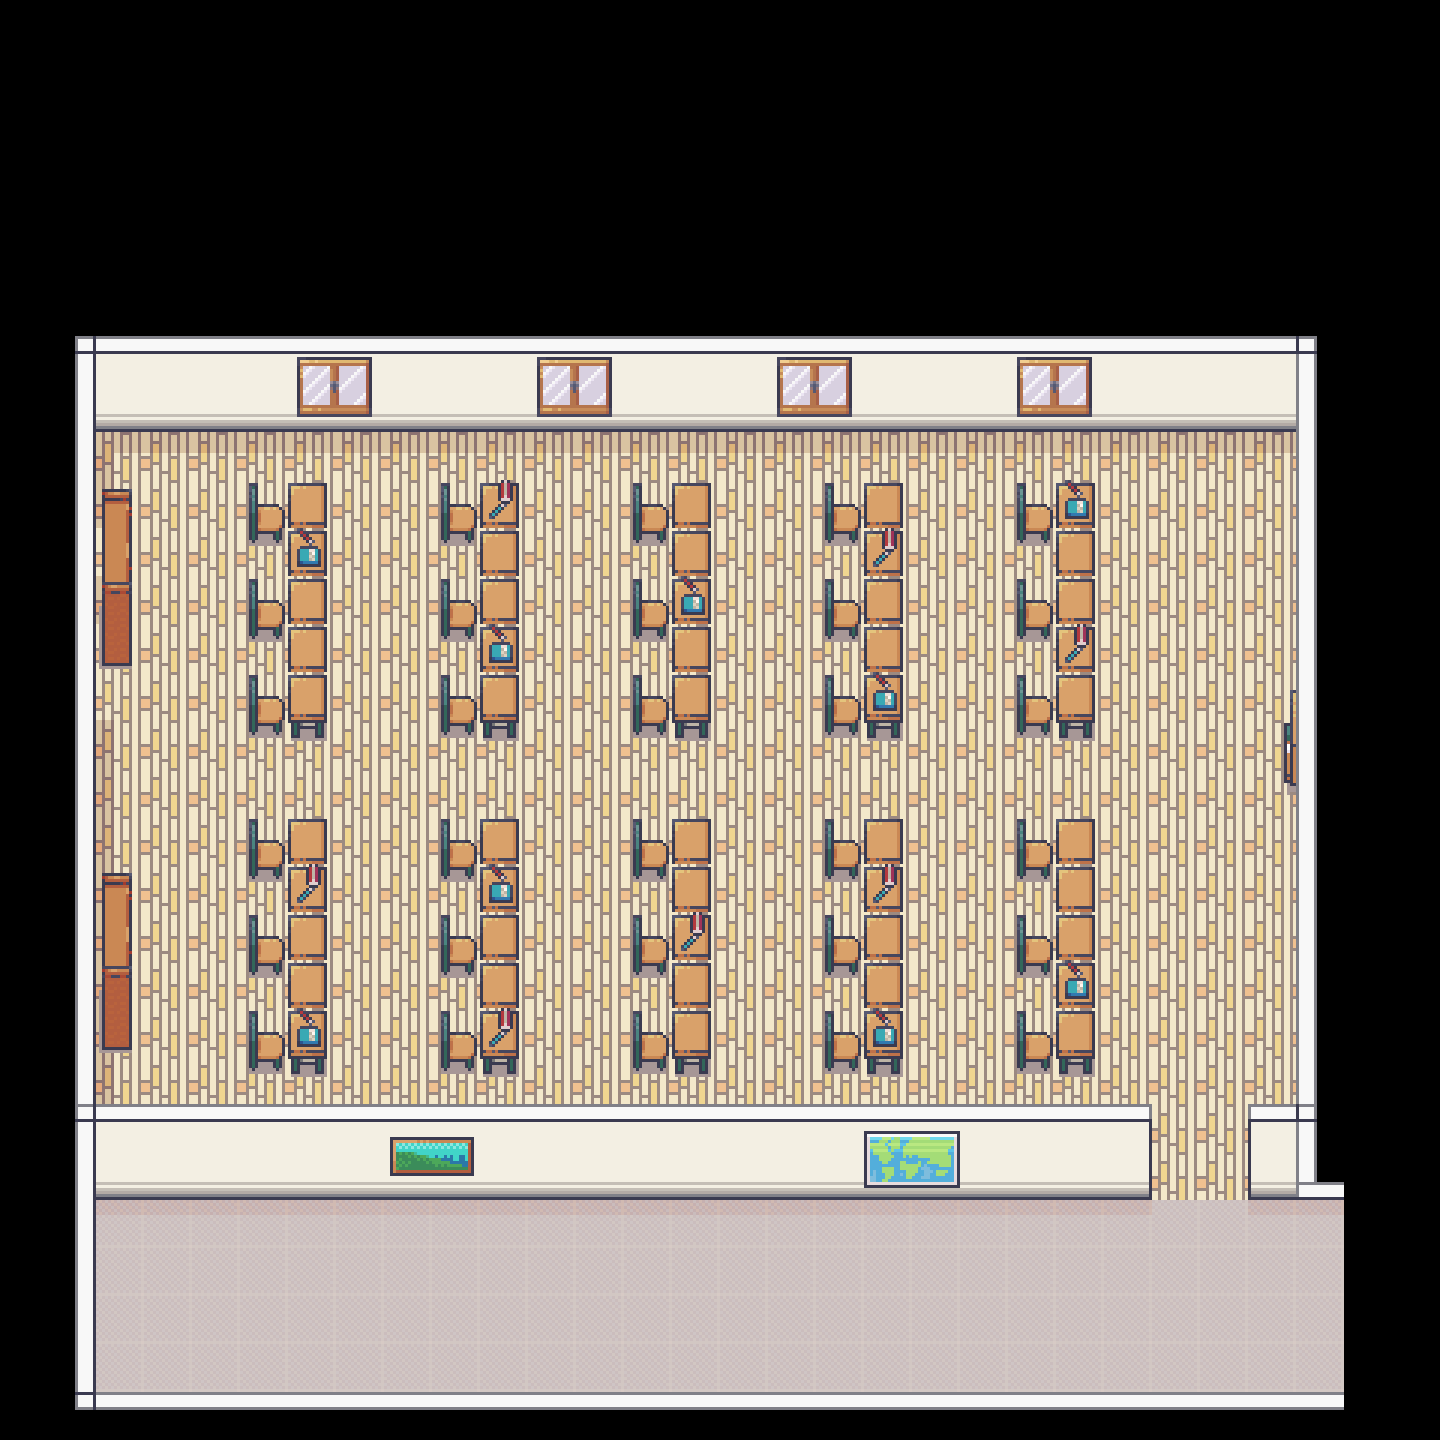

Below is a game level as drawn by its tile map, then a one-line description and the .tmx that defines it (tile-layer data replaced by summaries):
An orthogonal 30x30 tile map with 48x48 px tiles, 3 tile layers (ground, object, item), 7 tilesets and 4 objects (Elma, Jessica, Lauren, Ambe).

<map version="1.9" tiledversion="1.9.2" orientation="orthogonal" renderorder="right-down" width="30" height="30" tilewidth="48" tileheight="48" infinite="0" nextlayerid="6" nextobjectid="6">
 <tileset firstgid="1" source="5_Classroom_and_library_48x48.tsx" />
 <tileset firstgid="545" source="Tileset_48x48_6.tsx" />
 <tileset firstgid="645" source="1_Generic_48x48.tsx" />
 <tileset firstgid="1893" source="26_Condominium_48x48.tsx" />
 <tileset firstgid="2197" source="2_LivingRoom_48x48.tsx" />
 <tileset firstgid="2917" source="Tileset_48x48_9.tsx" />
 <tileset firstgid="3017" source="Tileset_48x48_7.tsx" />
 <layer id="2" name="ground" width="30" height="30">
  <data>[900 cells, 558 non-empty, 11 distinct tile ids]</data>
 </layer>
 <layer id="3" name="object" width="30" height="30">
  <data>[900 cells, 259 non-empty, 40 distinct tile ids]</data>
 </layer>
 <layer id="4" name="item" width="30" height="30">
  <data>[900 cells, 32 non-empty, 6 distinct tile ids]</data>
 </layer>
 <objectgroup id="5" name="对象层 1">
  <object id="1" name="Elma" x="413.397" y="582.201">
   <point />
  </object>
  <object id="2" name="Jessica" x="980.096" y="906.029">
   <point />
  </object>
  <object id="3" name="Lauren" x="759.617" y="1236.75">
   <point />
  </object>
  <object id="5" name="Ambe" x="587.368" y="978.373">
   <point />
  </object>
 </objectgroup>
</map>
